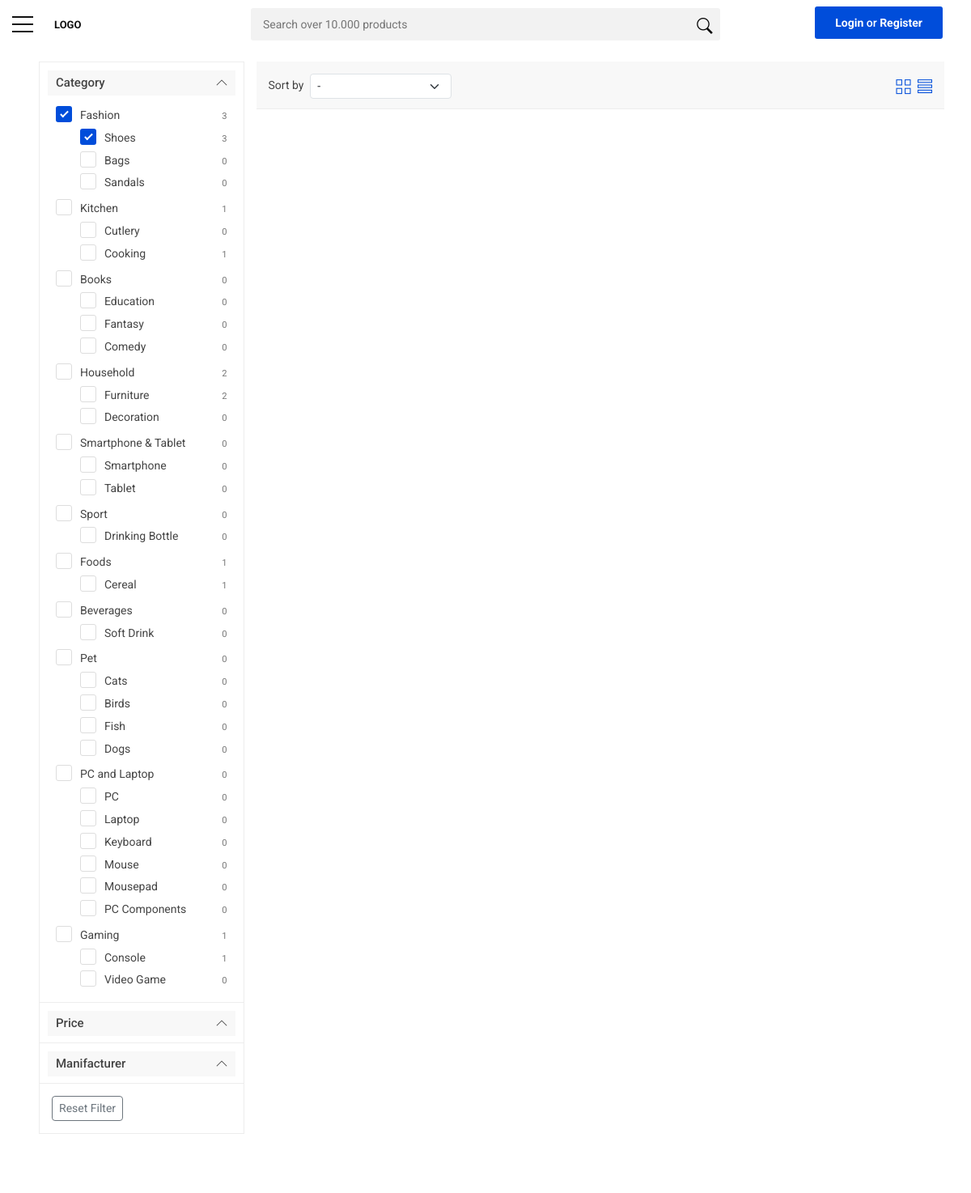
Page /index.php?page=list&view=list&category_id=3&subcategory_id=5 on the committed database.
### tables this page shows
CREATE TABLE `category` (
  `category_id` int(11) NOT NULL,
  `category_name` varchar(100) NOT NULL
);

CREATE TABLE `subcategory` (
  `subcategory_id` int(11) NOT NULL,
  `subcategory_name` varchar(100) NOT NULL,
  `category_id` int(11) NOT NULL
);

### config/connect.php (called while the page is built, shortened)
<?php
$severname = '127.0.0.1';
$username = 'root';
$password = '';
$dbname = 'online_shop';
$connect = mysqli_connect($severname, $username, $password, $dbname);
function get($table, $condition = '', $select = '*')
{
    global $connect;
    $query = "SELECT " . $select . " FROM " . $table . " " . $condition;
    $result = mysqli_query($connect, $query);
    return $result;
}

### index.php (the view, shortened to what this page needs)
<?php
include_once 'config/connect.php';
?>
<!DOCTYPE html>
<html lang="en">
<head>
	<link href="https://cdn.jsdelivr.net/npm/bootstrap@5.3.0/dist/css/bootstrap.min.css" rel="stylesheet">
	<link href="css/bootstrap.custom.min.css" rel="stylesheet">
	<link href="css/style.css" rel="stylesheet">
	<link href="css/home_1.css" rel="stylesheet">
	<link href="css/custom.css" rel="stylesheet">
</head>
<body>
	<div id="page">
		<header class="version_1">
			<div class="main_nav Sticky">
				<div class="container">
					<div class="row small-gutters">
						<div class="col-xl-3 col-lg-3 col-md-3">
							<nav class="categories">
								<ul class="clearfix">
									<li>
										<span>
											<a>
												<button class="hamburger hamburger--spin" type="button">
													<span class="hamburger-box">
														<span class="hamburger-inner"></span>
													</span>
												</button>
											</a>
										</span>
										<span>
											<a href="index.php" class="pl-3">LOGO</a>
										</span>
												<?php
												$result = get('category');
												foreach ($result as $data) :
													$category_id = $data['category_id'];
												?>
														<?php
														$result = get('subcategory', 'WHERE category_id=' . $category_id);
														?>
												<?php
												endforeach
												?>
									</li>
								</ul>
							</nav>
						</div>
						<form id="form_search" class="col-xl-6 col-lg-7 col-md-6 d-none d-md-block" method="GET" action="">
							<div class="custom-search-input">
								<input id="search_input" name="search_input" type="text" placeholder="Search over 10.000 products">
								<button name="search_submit" type="submit">
									<i style="font-size:smaller" class="header-icon_search_custom"></i>
								</button>
							</div>
						</form>
						<div class="col-xl-3 col-lg-2 col-md-3">
							<ul class="top_tools">
								<?php
								if (isset($_SESSION['email'])) :
									$email = $_SESSION['email'];
									$result = get('user', 'WHERE email="' . $email . '"');
									$data = mysqli_fetch_assoc($result);
									$user_id = $data['user_id'];
									$user_role = $data['role'];
									if ($user_role != 'seller') :
								?>
										<li>
											<div class="dropdown dropdown-cart">
												<a href="index.php?page=cart_list" class="cart_bt">
													<?php
													$result = get('cart', 'WHERE user_id=' . $user_id);
													if (mysqli_fetch_assoc($result) > 0) :
														$result = get('cart', 'WHERE user_id=' . $user_id, '*,SUM(quantity) AS total_quantity');
														$data = mysqli_fetch_assoc($result);
														$total_quantity = $data['total_quantity'];
														if ($total_quantity > 0) :
													?>
															<strong><?= $total_quantity ?></strong>
														<?php endif ?>
													<?php endif ?>
												</a>
												<?php
												$get_cart = get('cart', 'WHERE user_id=' . $user_id . ' GROUP BY product_id', '*,SUM(quantity) AS total_quantity');
												if (mysqli_num_rows($get_cart) > 0) :
												?>
													<div class="dropdown-menu" style="width: 300px;">
														<ul>
															<?php
															$subtotal_price = 0;
															foreach ($get_cart as $data_cart) :
																$cart_id = $data_cart['cart_id'];
																$product_id = $data_cart['product_id'];
																$total_quantity = $data_cart['total_quantity'];
																$get_cart_product = get('product', 'WHERE product_id=' . $product_id);
																$data_cart_product = mysqli_fetch_assoc($get_cart_product);
																$cart_product_name = $data_cart_product['product_name'];
																$cart_product_price = $data_cart_product['price'];
																$get_cart_product_image = get('product_image', 'WHERE product_id=' . $product_id . ' ORDER BY image_index DESC');
																if (mysqli_num_rows($get_cart_product_image) > 0) {
																	$data_cart_product_image = mysqli_fetch_assoc($get_cart_product_image);
																	$product_image = $data_cart_product_image['image_name'];
																}
																$get_sale = get('sale', 'WHERE product_id=' . $product_id);
																if (mysqli_num_rows($get_sale) > 0) {
																	$data_sale = mysqli_fetch_assoc($get_sale);
																	$sale = $data_sale['sale'];
																	$price_sale = $cart_product_price - $cart_product_price * (int)$sale / 100;
																	$subtotal_product = $total_quantity * $price_sale;
																	$subtotal_price += $subtotal_product;
																} else {
																	$subtotal_product = $total_quantity * $cart_product_price;
																	$subtotal_price += $subtotal_product;
																}
															?>
																<li style="border:none">
																	<a style="border-bottom:1px solid #ededed" href="index.php?page=product_view&product_id=<?= $product_id ?>">
																		<figure style="width:70px; height:70px;">
																			<?php
																			if (mysqli_num_rows($get_cart_product_image) > 0) :
																			?>
																				<img src="uploads/product/<?= $product_image ?>" alt="product_image" width="100%" style="width:60px; height:60px; object-fit:scale-down">
																			<?php else : ?>
																				<img src="uploads/product/default.jpg" alt="product_image" width="100%" style="width:60px; height:60px; object-fit:scale-down">
																			<?php endif ?>
																		</figure>
																		<div class="ml-4">
																			<p class="m-0" style="font-size:larger; font-weight:500">
																				<span style="color:#004cd7">
																					<?= $total_quantity . '&times; ' ?>
																				</span>
																				<?= $cart_product_name ?>
																			</p>
																			<?php
																			$get_sale = get('sale', 'WHERE product_id=' . $product_id);
																			if (mysqli_num_rows($get_sale) > 0) :
																			?>
																				<p class="new_price m-0"><?= rupiah($price_sale) ?></p>
																				<p class="old_price m-0" style="font-size:small"><?= rupiah($cart_product_price) ?></p>
																			<?php else : ?>
																				<p class="new_price m-0"><?= rupiah($cart_product_price) ?></p>
																			<?php endif ?>
																		</div>
																	</a>
																	<a href="index.php?page=cart_delete&product_id=<?= $product_id ?>" onclick="return confirm('Are you sure you want to REMOVE this PRODUCT from your cart?')" class="action">
																		<i class="ti-trash"></i>
																	</a>
																</li>
															<?php endforeach ?>
														</ul>
														<?php
														$shipping_price = 17000;
														$total_price = $subtotal_price + $shipping_price;
														?>
														<div class="row mt-4">
															<div class="col-6">
																<p class="m-0">Subtotal</p>
																<p class="m-0">Shipping</p>
															</div>
															<div class="col-6">
																<span style="float: right"><?= rupiah($subtotal_price) ?></span>
																<span style="float: right"><?= rupiah($shipping_price) ?></span>
															</div>
														</div>
														<div style="font-size: large; font-weight:bold;" class="mt-2 row">
															<div class="col-6">
																<p class="m-0">Total</p>
															</div>
															<div class="col-6">
																<span style="float: right"><?= rupiah($total_price) ?></span>
															</div>
														</div>
														<a href="index.php?page=cart_list" class="btn_1 outline mt-3">View Cart</a>
														<a href="index.php?page=checkout" class="btn_1 mt-1">Checkout</a>
													</div>
												<?php endif ?>
											</div>
										</li>
										<li>
											<a href="index.php?page=wishlist_list" class="wishlist"></a>
										</li>
									<?php else : ?>
										<li>
											<a class="discuss pt-1" href="index.php?page=seller_notification">
												<i style="font-size:14pt" class="ti-announcement"></i>
												<?php
												$get_report_review = get(
													'review_report',
													'INNER JOIN review ON review_report.review_id = review.review_id INNER JOIN product ON review.product_id = product.product_id WHERE product.seller_id =' . $user_id,
													'count(seller_id)'
												);
												$data_discussion = mysqli_fetch_assoc($get_report_review);
												$discussion_count = $data_discussion['count(seller_id)'];
												if ($discussion_count > 0) :
												?>
													<strong><?= $discussion_count ?></strong>
												<?php endif ?>
											</a>
										</li>
									<?php endif ?>
								<?php else : ?>
									<a href="index.php?page=login" class="btn_1  mt-2">
										<b>Login</b> or <b>Register</b>
									</a>
								<?php endif ?>
							</ul>
						</div>
					</div>
				</div>
			</div>
		</header>
		<?php include 'config/page.php' ?>
		<footer class="revealed pt-5 pb-2">
			<div class="container">
				<div class="row">
					<div class="col-2">
						<h3 data-target="#collapse_1">Quick Links</h3>
						<div class="collapse dont-collapse-sm links" id="collapse_1">
							<ul>
								<li class="mb-1"><a href="index.php?page=view_profile">My Profile</a></li>
								<li class="mb-1"><a href="index.php?page=about">About Us</a></li>
								<li class="mb-1"><a href="index.php?page=help">Help & FAQ</a></li>
								<li class="mb-1"><a href="index.php?blog">Blog</a></li>
							</ul>
						</div>
					</div>
					<div class="col-4">
						<h3 data-target="#collapse_2">Categories</h3>
						<div class="collapse dont-collapse-sm links" id="collapse_2">
							<div class="row">
								<div class="col">
									<ul>
										<?php
										$get_category = get('category');
										foreach ($get_category as $i => $data_category) :
											$category_name = $data_category['category_name'];
											if ($i == round(mysqli_num_rows($get_category) / 2)) :
										?>
									</ul>
								</div>
								<div class="col">
									<ul>
									<?php endif ?>
									<li class="mb-1"><a href="index.php?page=list&view=list"><?= $category_name ?></a></li>
								<?php endforeach ?>
									</ul>
								</div>
							</div>
						</div>
					</div>
					<div class="col-3">
						<h3 data-target="#collapse_3">Details</h3>
						<div class="collapse dont-collapse-sm contacts" id="collapse_3">
							<ul>
								<li class="mb-1"><i class="ti-home"></i>12345 Jl. Jalan no. 0<br>Malang - Indonesia</li>
								<li class="mb-1"><i class="ti-headphone-alt"></i>+00 123-456-789</li>
								<li class="mb-1"><i class="ti-email"></i><a href="#">online@shop.com</a></li>
							</ul>
						</div>
					</div>
					<div class="col-3">
						<h3 data-target="#collapse_4">Keep in touch</h3>
						<div class="collapse dont-collapse-sm" id="collapse_4">
							<form action="" method="POST">
								<div id="newsletter">
									<div class="form-group">
										<button type="submit" id="submit-newsletter">
										</button>
									</div>
								</div>
							</form>
							<div class="follow_us">
								<h5>Follow Us</h5>
								<ul>
									<li>
										<a href="#0">
										</a>
									</li>
									<li>
										<a href="#0">
										</a>
									</li>
									<li>
										<a href="#0">
										</a>
									</li>
									<li>
										<a href="#0">
										</a>
									</li>
								</ul>
							</div>
						</div>
					</div>
				</div>
				<div class="row add_bottom_25">
					<div class="col-lg-6">
						<ul class="footer-selector clearfix">
							<li>
								<div class="styled-select lang-selector">
								</div>
							</li>
							<li>
								<div class="styled-select currency-selector">
								</div>
							</li>
							<li><img data-src="img/cards_all.svg" alt="" width="198" height="30" class="lazy"></li>
						</ul>
					</div>
					<div class="col-lg-6">
						<ul class="additional_links">
							<li>
								<a href="index.php?page=terms">Terms and conditions</a>
							</li>
							<li>
								<a href="index.php?page=help">Help and FAQ</a>
							</li>
							<li>
								<span>&copy; 2023 Online_Shop</span>
							</li>
						</ul>
					</div>
				</div>
			</div>
		</footer>
	</div>
</body>
</html>

### page/list.php (shortened to what this page needs)
<!DOCTYPE html>
<html lang="en">
<head>
	<link href="css/bootstrap.custom.min.css" rel="stylesheet">
	<link href="css/style.css" rel="stylesheet">
	<link href="css/listing.css" rel="stylesheet">
	<link href="css/custom.css" rel="stylesheet">
</head>
<body>
	<main>
		<div class="container-fluid px-5">
			<div class="row">
				<aside class="col-lg-3 mt-3 mb-5" id="sidebar_fixed">
					<div class="filter_col">
						<div class="filter_type version_2">
							<h4>
								<a href="#filter_1" data-toggle="collapse" class="opened">Category</a>
							</h4>
							<div class="collapse show" id="filter_1">
								<ul>
									<?php
									$result = get('category');
									foreach ($result as $data) :
										$category_id = $data['category_id'];
										$category_name = $data['category_name'];
									?>
										<li class="category-group">
											<label class="container_check"><?= $category_name ?>
												<?php
												$result = get('product', 'WHERE category_id="' . $category_id . '"', 'count(*)');
												$data = mysqli_fetch_assoc($result);
												$category_count = $data['count(*)'];
												?>
												<small><?= $category_count ?></small>
												<span class="checkmark"></span>
												<?php
												$result = get('subcategory', 'WHERE category_id=' . $category_id);
												foreach ($result as $data) :
													$subcategory_id = $data['subcategory_id'];
													$subcategory_name = $data['subcategory_name'];
												?>
													<ul class="m-0 p-0 pt-1 subcategory-group">
														<li>
															<label class="container_check m-0"><?= $subcategory_name ?>
																<?php
																$result = get('product', 'WHERE subcategory_id="' . $subcategory_id . '"', 'count(*)');
																$data = mysqli_fetch_assoc($result);
																$subcategory_count = $data['count(*)'];
																?>
																<small><?= $subcategory_count ?></small>
																<span class="checkmark"></span>
														</li>
													</ul>
												<?php endforeach ?>
											</label>
										</li>
									<?php endforeach ?>
								</ul>
							</div>
						</div>
						<div class="filter_type version_2">
							<h4>
								<a href="#filter_4" data-toggle="collapse" class="opened">Price</a>
							</h4>
						</div>
						<div class="filter_type version_2">
							<h4><a href="#filter_3" data-toggle="collapse" class="opened">Manifacturer</a></h4>
						</div>
						<a href="#" onclick="resetFilter()" class="btn btn-sm btn-outline-secondary">Reset Filter</a>
					</div>
				</aside>
				<div class="col-lg-9 mt-3 mb-5">
					<div class="toolbox elemento_stick add_bottom_30 row">
						<div class="col-10">
							<span class="mt-1 mr-2" style="float:left">Sort by</span>
							<select class="form-select form-select-sm" id="sort" style="width:175px">
								<option value="" selected>-</option>
							</select>
						</div>
						<div class="col text-right mt-1" style="font-size:large">
							<a class="mr-1" href="index.php?page=list&view=grid">
								<i class="ti-view-grid"></i>
							</a>
							<a href="index.php?page=list&view=list">
								<i class="ti-view-list"></i>
							</a>
						</div>
					</div>
				</div>
			</div>
		</div>
	</main>
</body>

### rows in the picture
category: category_name "Fashion", category_count "3"
subcategory: subcategory_name "Shoes", subcategory_count "3"
subcategory: subcategory_name "Bags", subcategory_count "0"
subcategory: subcategory_name "Sandals", subcategory_count "0"
category: category_name "Kitchen", category_count "1"
subcategory: subcategory_name "Cutlery", subcategory_count "0"
subcategory: subcategory_name "Cooking", subcategory_count "1"
category: category_name "Books", category_count "0"
subcategory: subcategory_name "Education", subcategory_count "0"
subcategory: subcategory_name "Fantasy", subcategory_count "0"
subcategory: subcategory_name "Comedy", subcategory_count "0"
category: category_name "Household", category_count "2"
subcategory: subcategory_name "Furniture", subcategory_count "2"
subcategory: subcategory_name "Decoration", subcategory_count "0"
category: category_name "Smartphone & Tablet", category_count "0"
subcategory: subcategory_name "Smartphone", subcategory_count "0"
subcategory: subcategory_name "Tablet", subcategory_count "0"
category: category_name "Sport", category_count "0"
subcategory: subcategory_name "Drinking Bottle", subcategory_count "0"
category: category_name "Foods", category_count "1"
subcategory: subcategory_name "Cereal", subcategory_count "1"
category: category_name "Beverages", category_count "0"
subcategory: subcategory_name "Soft Drink", subcategory_count "0"
category: category_name "Pet", category_count "0"
subcategory: subcategory_name "Cats", subcategory_count "0"
subcategory: subcategory_name "Birds", subcategory_count "0"
subcategory: subcategory_name "Fish", subcategory_count "0"
subcategory: subcategory_name "Dogs", subcategory_count "0"
category: category_name "PC and Laptop", category_count "0"
subcategory: subcategory_name "PC", subcategory_count "0"
subcategory: subcategory_name "Laptop", subcategory_count "0"
subcategory: subcategory_name "Keyboard", subcategory_count "0"
subcategory: subcategory_name "Mouse", subcategory_count "0"
subcategory: subcategory_name "Mousepad", subcategory_count "0"
subcategory: subcategory_name "PC Components", subcategory_count "0"
category: category_name "Gaming", category_count "1"
subcategory: subcategory_name "Console", subcategory_count "1"
subcategory: subcategory_name "Video Game", subcategory_count "0"
